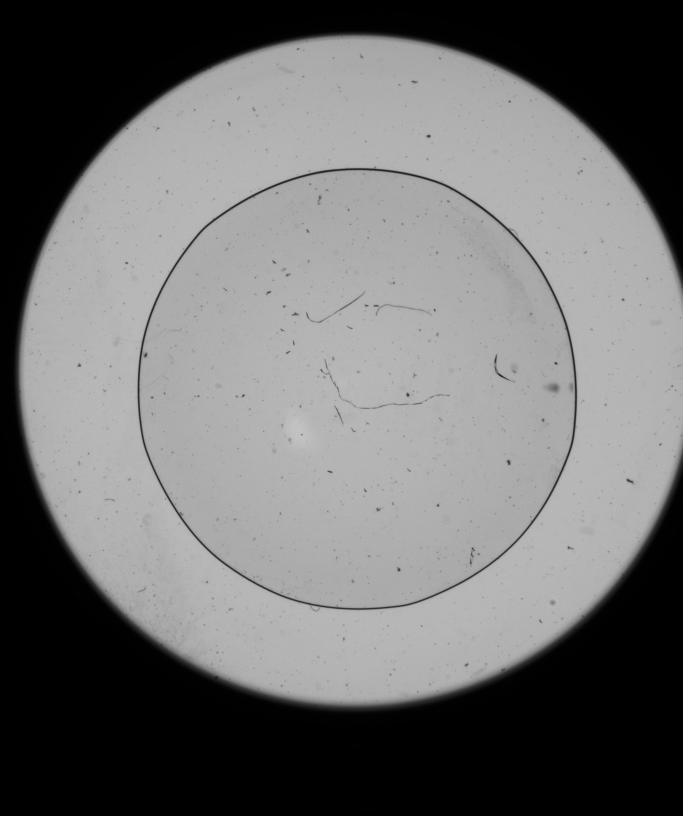
#> input picture Rotation_calculation/test5/image23-2.tiff, 2048 x 2448 px (shown at 1/3 size)
$ python -i OBR_single.py   (imports and definitions only)
#> lines starting #> are read from the running program, lines starting #| are printed output that depends on the picture; after the words box and inside, x2 and y2 are one past the last pixel; in counts of white or black regions, pixels touching at a corner belong together
import cv2
import os
import time
import re
import numpy as np

# [40 lines left out: functions load_and_preprocess, detect_and_compute_features, match_features, resize_image, get_ground_truth_output_name, not called in this run]

def crop_out(image_path):
    # Read the image and convert to grayscale

#> called with image_path = '../test5/image23-2.tiff'
    image = cv2.imread(image_path)
#> image is the input picture: shape (2448, 2048, 3); min 0, max 201, mean 110.8
    gray_image = cv2.cvtColor(image, cv2.COLOR_BGR2GRAY)

    # Apply Gaussian blur to reduce noise
    blurred_image = cv2.GaussianBlur(gray_image, (5, 5), 0)

    # Apply Canny edge detection
    edges = cv2.Canny(blurred_image, 100, 200)
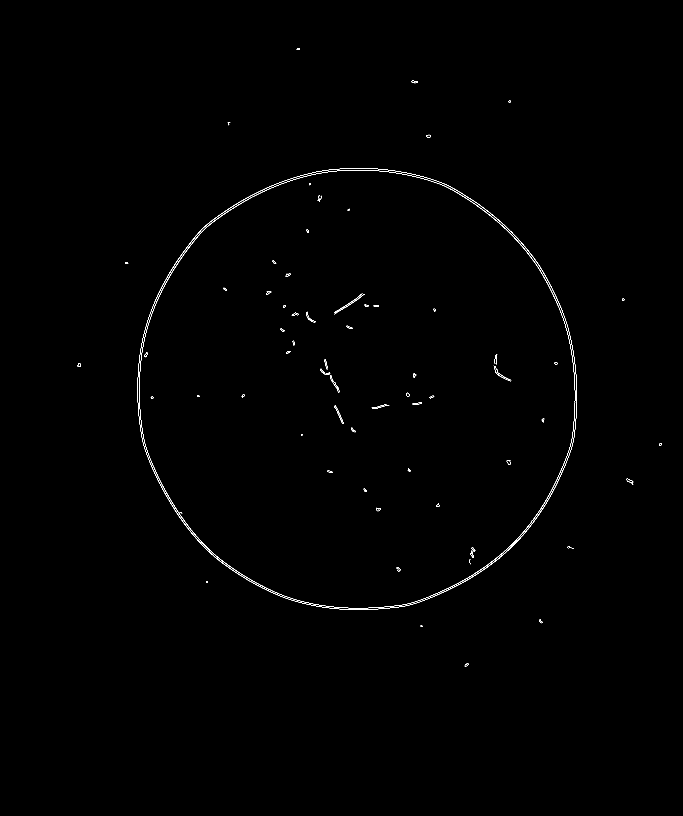
#> edges: shape (2448, 2048) (shown at 1/3 size); 0.25% white in thin lines or dots, all inside (x1, y1, x2, y2) = (232, 144, 1985, 2000)

    # Find contours in the binary image
    contours, _ = cv2.findContours(edges, cv2.RETR_EXTERNAL, cv2.CHAIN_APPROX_SIMPLE)
#> contours = 16 contours, 7 with area under 20; largest, box (x1, y1, x2, y2) and area: (413, 504, 1731, 1830) 1375693, (1880, 1436, 1900, 1454) 128, (1234, 242, 1254, 250) 80, (232, 1089, 243, 1100) 65, (1394, 1989, 1405, 2000) 58

    # Identify the contour with the largest area
    max_area = 0
    largest_contour = None
    for contour in contours:
        area = cv2.contourArea(contour)
        if area > max_area:
            max_area = area
            largest_contour = contour
#> this loop made 16 passes
#> (area, max_area) on passes 1, 6, 11: (57.5, 57.5), (127.5, 127.5), (1375693, 1375693)
#> area on passes 3, 7, 8, 9, 15, 16: 49, 29, 65, 29.5, 80.5, 27
#> after the loop, largest_contour = contour of 1906 points, box (x1, y1, x2, y2) (413, 504, 1731, 1830), area 1375693; max_area = 1375693

    # Get the bounding box of the contour
    x, y, w, h = cv2.boundingRect(largest_contour)
#> x = 413; y = 504; w = 1318; h = 1326

    # Crop the image using the bounding box
    cropped_image = image[y:y+h, x:x+w]
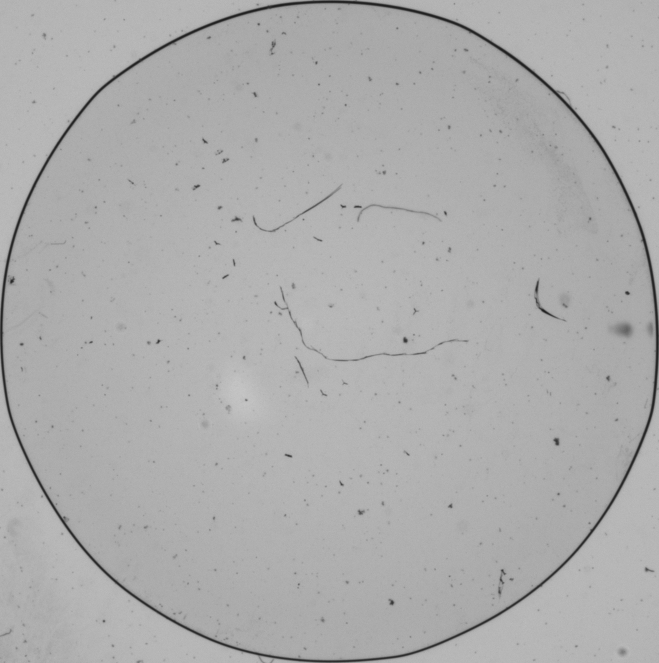
#> cropped_image: shape (1326, 1318, 3) (shown at 1/2 size); min 27, max 201, mean 172.8

    return cropped_image


# [74 lines left out: function main, not called in this run]


# [2 lines not run here, left out]

>>> result = crop_out('../test5/image23-2.tiff')

$ run again, on Rotation_calculation/OBR/image84-1.tiff
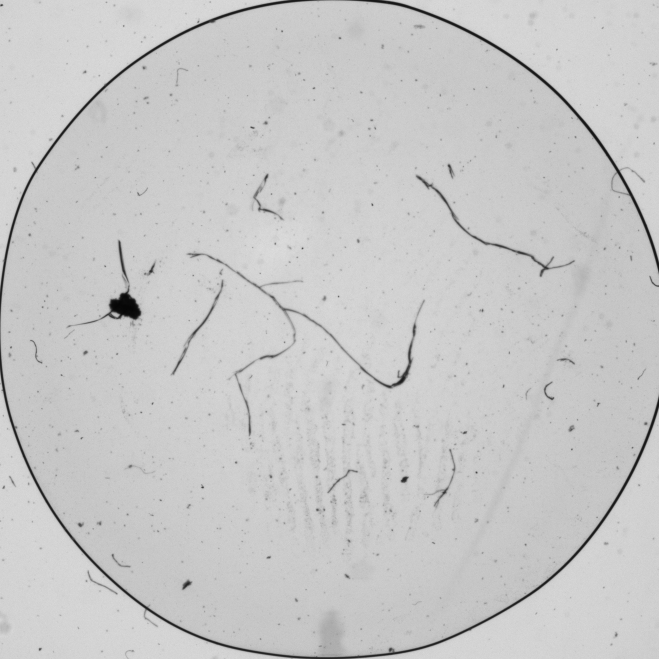
#> input picture Rotation_calculation/OBR/image84-1.tiff, 1318 x 1318 px (shown at 1/2 size)
#> in crop_out, image is the input picture: shape (1318, 1318, 3); min 5, max 225, mean 200
#> in crop_out, `edges = cv2.Canny(blurred_image, 100, 200)`:
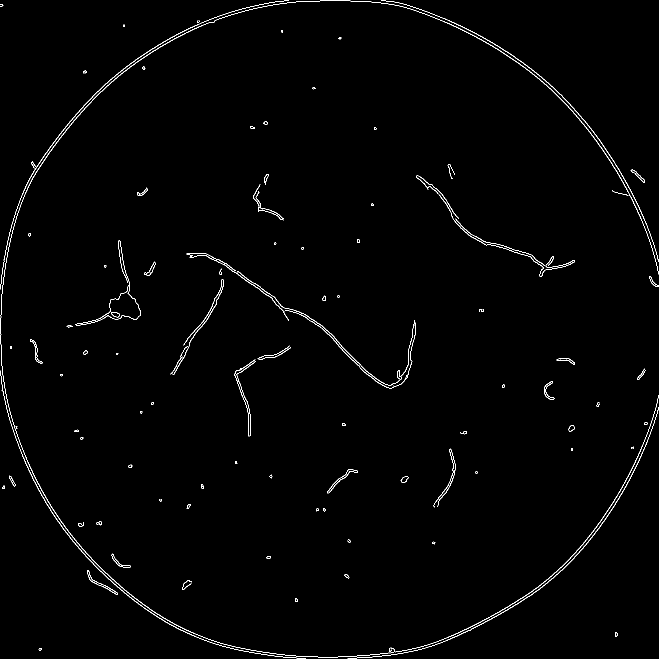
#> edges: shape (1318, 1318) (shown at 1/2 size); 0.97% white in thin lines or dots
#> contours = 107 contours, 59 with area under 20; largest, box (x1, y1, x2, y2) and area: (1, 1, 1317, 1315) 875, (654, 939, 716, 987) 323, (762, 1, 1318, 524) 318, (778, 790, 1317, 1305) 310, (695, 815, 1318, 1317) 300
#> the loop in crop_out, `for contour in contours:` made 107 passes
#> (area, max_area) on passes 3, 6, 8, 23, 106: (26, 26), (56.5, 56.5), (185.5, 185.5), (323, 323), (875, 875)
#> after the loop in crop_out, `for contour in contours:`: largest_contour = contour of 2710 points, box (x1, y1, x2, y2) (1, 1, 1317, 1315), area 875; max_area = 875
#> x = 1; w = 1316; h = 1314

$ run again, on Rotation_calculation/OBR/image84-2.tiff
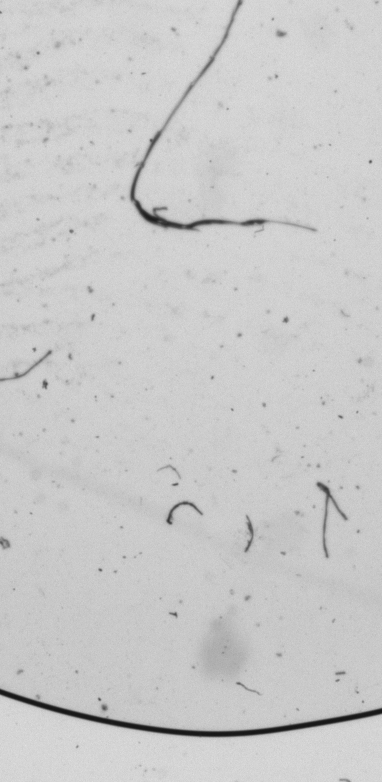
#> input picture Rotation_calculation/OBR/image84-2.tiff, 382 x 782 px
#> in crop_out, image is the input picture: shape (782, 382, 3); min 20, max 226, mean 201.6
#> in crop_out, `edges = cv2.Canny(blurred_image, 100, 200)`:
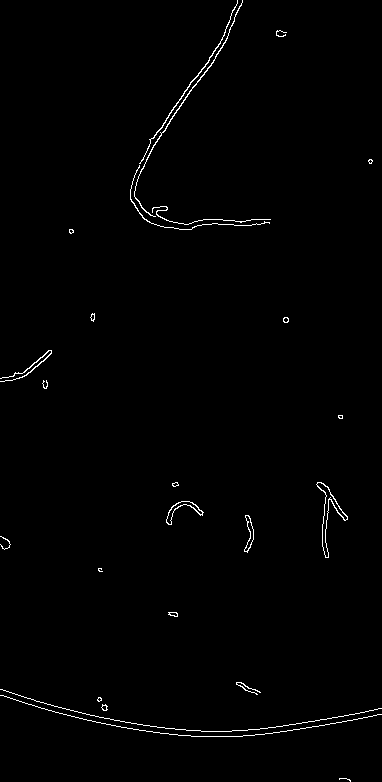
#> edges: shape (782, 382); 0.89% white in thin lines or dots
#> contours = 25 contours, 14 with area under 20; largest, box (x1, y1, x2, y2) and area: (316, 482, 348, 558) 430, (166, 501, 204, 525) 203, (244, 515, 254, 553) 140, (134, 0, 243, 217) 105, (139, 0, 238, 164) 80
#> the loop in crop_out, `for contour in contours:` made 25 passes
#> (area, max_area) on passes 2, 7, 10, 11, 12: (24, 24), (27.5, 27.5), (139.5, 139.5), (203, 203), (430.5, 430.5)
#> after the loop in crop_out, `for contour in contours:`: largest_contour = contour of 85 points, box (x1, y1, x2, y2) (316, 482, 348, 558), area 430; max_area = 430.5
#> x = 316; y = 482; w = 32; h = 76
#> in crop_out, `cropped_image = image[y:y+h, x:x+w]`:
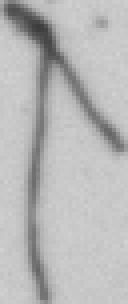
#> cropped_image: shape (76, 32, 3) (shown 4 times larger); min 59, max 209, mean 184
